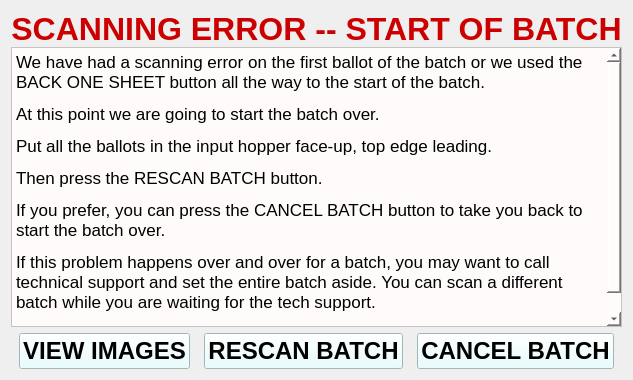
<?xml version="1.0" encoding="UTF-8"?>
<ui version="4.0">
 <class>Form</class>
 <widget class="QWidget" name="Form">
  <property name="geometry">
   <rect>
    <x>0</x>
    <y>0</y>
    <width>575</width>
    <height>380</height>
   </rect>
  </property>
  <property name="windowTitle">
   <string>Form</string>
  </property>
  <property name="styleSheet">
   <string notr="true"/>
  </property>
  <layout class="QHBoxLayout" name="horizontalLayout">
   <item>
    <layout class="QHBoxLayout" name="horizontalLayout_3">
     <item>
      <layout class="QVBoxLayout" name="verticalLayout_2">
       <item>
        <widget class="QLabel" name="label">
         <property name="minimumSize">
          <size>
           <width>0</width>
           <height>10</height>
          </size>
         </property>
         <property name="maximumSize">
          <size>
           <width>16777215</width>
           <height>30</height>
          </size>
         </property>
         <property name="text">
          <string>&lt;html&gt;&lt;head/&gt;&lt;body&gt;&lt;p&gt;&lt;span style=&quot; font-size:24pt; font-weight:600; color:#cc0000;&quot;&gt;SCANNING ERROR -- START OF BATCH&lt;/span&gt;&lt;/p&gt;&lt;/body&gt;&lt;/html&gt;</string>
         </property>
         <property name="textFormat">
          <enum>Qt::RichText</enum>
         </property>
         <property name="alignment">
          <set>Qt::AlignCenter</set>
         </property>
        </widget>
       </item>
       <item>
        <widget class="QTextBrowser" name="textBrowser">
         <property name="styleSheet">
          <string notr="true">background-color: rgb(255, 251, 251);</string>
         </property>
         <property name="sizeAdjustPolicy">
          <enum>QAbstractScrollArea::AdjustToContentsOnFirstShow</enum>
         </property>
         <property name="html">
          <string>&lt;!DOCTYPE HTML PUBLIC &quot;-//W3C//DTD HTML 4.0//EN&quot; &quot;http://www.w3.org/TR/REC-html40/strict.dtd&quot;&gt;
&lt;html&gt;&lt;head&gt;&lt;meta name=&quot;qrichtext&quot; content=&quot;1&quot; /&gt;&lt;style type=&quot;text/css&quot;&gt;
p, li { white-space: pre-wrap; }
&lt;/style&gt;&lt;/head&gt;&lt;body style=&quot; font-family:'.SF NS Text'; font-size:13pt; font-weight:400; font-style:normal;&quot;&gt;
&lt;p style=&quot; margin-top:12px; margin-bottom:12px; margin-left:0px; margin-right:0px; -qt-block-indent:0; text-indent:0px;&quot;&gt;We have had a scanning error on the first ballot of the batch or we used the BACK ONE SHEET button all the way to the start of the batch.&lt;/p&gt;
&lt;p style=&quot; margin-top:12px; margin-bottom:12px; margin-left:0px; margin-right:0px; -qt-block-indent:0; text-indent:0px;&quot;&gt;At this point we are going to start the batch over.&lt;/p&gt;
&lt;p style=&quot; margin-top:12px; margin-bottom:12px; margin-left:0px; margin-right:0px; -qt-block-indent:0; text-indent:0px;&quot;&gt;Put all the ballots in the input hopper face-up, top edge leading. &lt;/p&gt;
&lt;p style=&quot; margin-top:12px; margin-bottom:12px; margin-left:0px; margin-right:0px; -qt-block-indent:0; text-indent:0px;&quot;&gt;Then press the RESCAN BATCH button. &lt;/p&gt;
&lt;p style=&quot; margin-top:12px; margin-bottom:12px; margin-left:0px; margin-right:0px; -qt-block-indent:0; text-indent:0px;&quot;&gt;If you prefer, you can press the CANCEL BATCH button to take you back to start the batch over. &lt;/p&gt;
&lt;p style=&quot; margin-top:12px; margin-bottom:12px; margin-left:0px; margin-right:0px; -qt-block-indent:0; text-indent:0px;&quot;&gt;If this problem happens over and over for a batch, you may want to call technical support and set the entire batch aside. You can scan a different batch while you are waiting for the tech support.&lt;/p&gt;
&lt;p style=&quot;-qt-paragraph-type:empty; margin-top:12px; margin-bottom:12px; margin-left:0px; margin-right:0px; -qt-block-indent:0; text-indent:0px;&quot;&gt;&lt;br /&gt;&lt;/p&gt;&lt;/body&gt;&lt;/html&gt;</string>
         </property>
        </widget>
       </item>
       <item>
        <layout class="QHBoxLayout" name="horizontalLayout_4"/>
       </item>
       <item>
        <layout class="QHBoxLayout" name="horizontalLayout_2">
         <item>
          <spacer name="horizontalSpacer_3">
           <property name="orientation">
            <enum>Qt::Horizontal</enum>
           </property>
           <property name="sizeHint" stdset="0">
            <size>
             <width>40</width>
             <height>20</height>
            </size>
           </property>
          </spacer>
         </item>
         <item>
          <widget class="QPushButton" name="viewImagsPB">
           <property name="font">
            <font>
             <pointsize>18</pointsize>
             <weight>75</weight>
             <bold>true</bold>
            </font>
           </property>
           <property name="styleSheet">
            <string notr="true">background-color: rgb(226, 255, 255);</string>
           </property>
           <property name="text">
            <string>VIEW IMAGES</string>
           </property>
          </widget>
         </item>
         <item>
          <spacer name="horizontalSpacer_7">
           <property name="orientation">
            <enum>Qt::Horizontal</enum>
           </property>
           <property name="sizeHint" stdset="0">
            <size>
             <width>40</width>
             <height>20</height>
            </size>
           </property>
          </spacer>
         </item>
         <item>
          <widget class="QPushButton" name="rescanPB">
           <property name="font">
            <font>
             <pointsize>18</pointsize>
             <weight>75</weight>
             <bold>true</bold>
            </font>
           </property>
           <property name="styleSheet">
            <string notr="true">background-color: rgb(226, 255, 255);</string>
           </property>
           <property name="text">
            <string>RESCAN BATCH</string>
           </property>
          </widget>
         </item>
         <item>
          <spacer name="horizontalSpacer_2">
           <property name="orientation">
            <enum>Qt::Horizontal</enum>
           </property>
           <property name="sizeHint" stdset="0">
            <size>
             <width>40</width>
             <height>20</height>
            </size>
           </property>
          </spacer>
         </item>
         <item>
          <widget class="QPushButton" name="cancelPB">
           <property name="font">
            <font>
             <pointsize>18</pointsize>
             <weight>75</weight>
             <bold>true</bold>
            </font>
           </property>
           <property name="styleSheet">
            <string notr="true">background-color: rgb(226, 255, 255);</string>
           </property>
           <property name="text">
            <string>CANCEL BATCH</string>
           </property>
          </widget>
         </item>
         <item>
          <spacer name="horizontalSpacer_4">
           <property name="orientation">
            <enum>Qt::Horizontal</enum>
           </property>
           <property name="sizeHint" stdset="0">
            <size>
             <width>40</width>
             <height>20</height>
            </size>
           </property>
          </spacer>
         </item>
        </layout>
       </item>
      </layout>
     </item>
    </layout>
   </item>
  </layout>
 </widget>
 <resources/>
 <connections/>
</ui>
